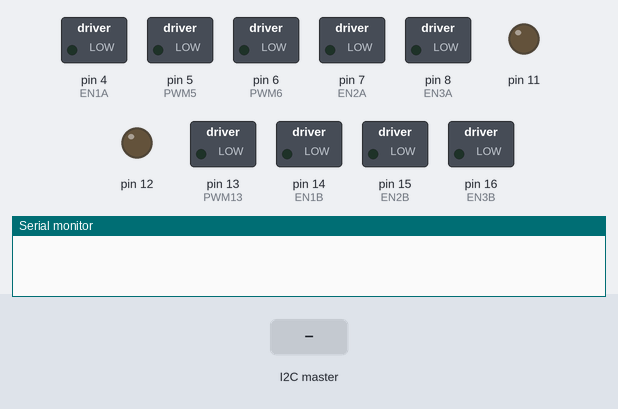
The sketch below on a simulated Arduino Mega 2560, built with avr-gcc and run on an emulated ATmega2560. Shown: switched loads named in the sketch (green lamp = pin HIGH), output pins drawn as LEDs (lit = HIGH), the last lines printed to the serial monitor. The test bench sets the inputs (shaded band).

Above: at 0.1 s.
At 3.29 s:
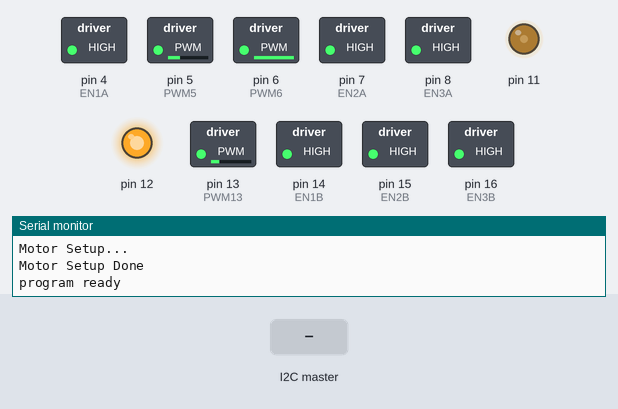
3.3 s: the I2C master sends the byte 1
At 4.51 s:
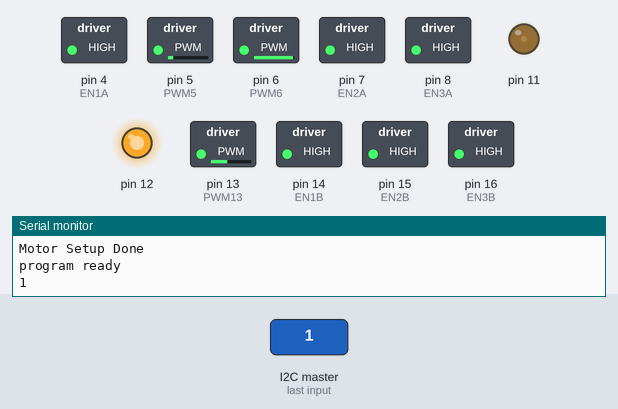
Timing chart, 0 to 21.3 s (numbered marks = the images above; inputs shaded):
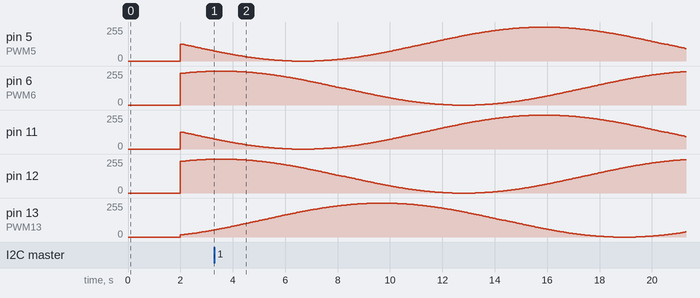

The sketch:

motionCamera.ino
```cpp
#include "motionCamera.h"

MotionCamera MotionCamera_inst;

void setup()
{
  MotionCamera_inst.setup();
}

void loop()
{
  MotionCamera_inst.process();
}
```

motionCamera.cpp
```cpp
#include <Arduino.h>
#include <Wire.h>
#include <math.h>
#include "motionCamera.h"

MotorControl motor_ctrl_;

int i2c_buf_[4];
int i2c_pos_ = 0;
int reg_pitch_move_f_ = 0;
int reg_pitch_move_b_ = 0;
int reg_pitch_move_s_ = 0;
int reg_roll_move_f_ = 0;
int reg_roll_move_b_ = 0;
int reg_roll_move_s_ = 0;

void receiveEvent(int howMany) {
  i2c_pos_ = 0;
  while (Wire.available() > 0) {
    i2c_buf_[i2c_pos_] = Wire.read();
    Serial.println(i2c_buf_[i2c_pos_]);
    i2c_pos_++;
  }
  delay(100);
}

/*
// function that executes whenever data is requested by master
// this function is registered as an event, see setup()
byte y = 0;
void requestEvent() {
  Wire.write("okok"); // respond with message of 6 bytes // as expected by master
  Wire.write(y);
  Wire.write("\n");
  y = (y+1)%10;
}
*/

MotionCamera::MotionCamera(){
}

MotionCamera::~MotionCamera(){
}

void MotionCamera::setup(){
  Wire.begin(8);                // join i2c bus with address #8
  TWBR = 12;          // 400 kbit/sec I2C speed
  //Wire.onRequest(requestEvent); // register event
  Wire.onReceive(receiveEvent);

  Serial.begin(115200);
  Serial1.begin(9600);
  delay(2000);  // wait till serial ready

  motor_ctrl_.setup();
}

void MotionCamera::process(){
  float new_pitch, new_roll;
  Serial.println("program ready");

  int pid_test = 0;
  int test_debug = 0;
  while (1){
    if (Serial1.available()) {
      int x = Serial1.read();
      Serial.println(x);
    }

    motor_ctrl_.test_loop();
#if 0
    delay(100);
    if (i2c_pos_ >= 4){
      if (i2c_buf_[0] == 0){   // only deal with write now
        switch(i2c_buf_[1]){
          case REG_PITCH_MOVE_F:
            reg_pitch_move_f_ = (i2c_buf_[2]<<8) | i2c_buf_[3];
            break;
          case REG_PITCH_MOVE_B:
            reg_pitch_move_b_ = (i2c_buf_[2]<<8) | i2c_buf_[3];
            break;
          case REG_PITCH_MOVE_S:
            reg_pitch_move_s_ = (i2c_buf_[2]<<8) | i2c_buf_[3];
            break;
          case REG_ROLL_MOVE_F:
            reg_roll_move_f_ = (i2c_buf_[2]<<8) | i2c_buf_[3];
            break;
          case REG_ROLL_MOVE_B:
            reg_roll_move_b_ = (i2c_buf_[2]<<8) | i2c_buf_[3];
            break;
          case REG_ROLL_MOVE_S:
            reg_roll_move_s_ = (i2c_buf_[2]<<8) | i2c_buf_[3];
            break;
          default:
            break;
        }
      }
    }
    i2c_pos_ = 0;

    if (reg_pitch_move_f_){
      Serial.println("reg_pitch_move_f_ ");
      for (int i=0; i<5; i++){
        motor_ctrl_.stepMove(motor_ctrl_.MOTORID_A, motor_ctrl_.DIRECTION_FORWARD);
      }
      reg_pitch_move_f_ = 0;
    }
    else if (reg_pitch_move_b_){
      Serial.println("reg_pitch_move_b_");
      for (int i=0; i<5; i++){
        motor_ctrl_.stepMove(motor_ctrl_.MOTORID_A, motor_ctrl_.DIRECTION_BACKWARD);
      }
      reg_pitch_move_b_ = 0;
    }
    else if (reg_pitch_move_s_){
      Serial.println("reg_pitch_move_s_");
      reg_pitch_move_f_ = 0;
      reg_pitch_move_b_ = 0;
      reg_pitch_move_s_ = 0;
    }
    else if (reg_roll_move_f_){
      Serial.println("reg_roll_move_f_");
      for (int i=0; i<5; i++){
        motor_ctrl_.stepMove(motor_ctrl_.MOTORID_A, motor_ctrl_.DIRECTION_FORWARD);
      }
      else{
        reg_roll_move_f_ = 0;
      }
    }
    else if (reg_roll_move_b_){
      Serial.println("reg_roll_move_b_");
      for (int i=0; i<5; i++){
        motor_ctrl_.stepMove(motor_ctrl_.MOTORID_A, motor_ctrl_.DIRECTION_BACKWARD);
      }
      else{
        reg_roll_move_b_ = 0;
      }
    }
    else if (reg_roll_move_s_){
      Serial.println("reg_roll_move_s_");
      reg_roll_move_f_ = 0;
      reg_roll_move_b_ = 0;
      reg_roll_move_s_ = 0;
    }
#endif
  }
}
```

motionCamera.h
```cpp
#ifndef MOTION_CAMERA_H_

#include "motorControl.h"

#define REG_PITCH_MOVE_F     0
#define REG_PITCH_MOVE_B     1
#define REG_PITCH_MOVE_S     2
#define REG_ROLL_MOVE_F      3
#define REG_ROLL_MOVE_B      4
#define REG_ROLL_MOVE_S      5

class MotionCamera{
public:
  MotionCamera();
  virtual ~MotionCamera();
  void setup();
  void process();

protected:

private:

};

#endif  // MOTION_CAMERA_H_
```

motorControl.cpp
```cpp
#include <Arduino.h>
#include "motorControl.h"
#include "SPWM_SVPWM_Lookup_Table.h"

int currentStepA;
int currentStepB;
int currentStepC;
int potVal = 0;
int sineArraySize;
int increment = 0;
boolean direct = 1; // direction true=forward, false=backward

MotorControl::MotorControl(){
}

MotorControl::~MotorControl(){
}

void MotorControl::setup(){
  if (SerialDebug){
    Serial.println("Motor Setup...");
  }

#if 1
  TCCR1A = 1; // TCCR1A configuration: 00-Channel A disabled D9, 00-Channel B disabled D10, 00-Channel C disabled D11, 01-Fast PWM 8 bit (pg 131)
  TCCR1B = 0x09; // TCCR1B configuration: Clock mode and Fast PWM 8 bit (pg 133) & 62500 Hz frequency.....greater than audible sound
  TCCR1C = 0;  // TCCR1C configuration
  DDRB |= 0b11100000; // Set D9, D10 and D11 as output
  TCCR1A |= 0b10101000; // Activate D9, D10 and D11 PWM

  TCCR3B = TCCR3B & 0b11111001; // Configure D5 use PWM with 32kHz.....greater than audible sound

  TCCR4B = TCCR4B & 0b11111001; // Configure D6 and D13 to use PWM with 32kHz.....greater than audible sound

  pinMode(PWM5, OUTPUT);
  pinMode(PWM6, OUTPUT);
  pinMode(PWM13, OUTPUT);

  pinMode(EN1A, OUTPUT);
  pinMode(EN2A, OUTPUT);
  pinMode(EN3A, OUTPUT);

  digitalWrite(EN1A, HIGH);
  digitalWrite(EN2A, HIGH);
  digitalWrite(EN3A, HIGH);

  pinMode(EN1B, OUTPUT);
  pinMode(EN2B, OUTPUT);
  pinMode(EN3B, OUTPUT);

  digitalWrite(EN1B, HIGH);
  digitalWrite(EN2B, HIGH);
  digitalWrite(EN3B, HIGH);

  float phaseShift = FULL_CIRCLE_DEGREE / 3.0;         // Find phase shift and initial A, B C phase values
  currentStepA_[MOTORID_A] = 0.0;
  currentStepB_[MOTORID_A] = currentStepA_[0] + phaseShift;
  currentStepC_[MOTORID_A] = currentStepB_[0] + phaseShift;
  currentStepA_[MOTORID_B] = 0.0;
  currentStepB_[MOTORID_B] = currentStepA_[0] + phaseShift;
  currentStepC_[MOTORID_B] = currentStepB_[0] + phaseShift;

/*
  sineArraySize = sizeof(pwmSin)/sizeof(int); // Find lookup table size
  int phaseShift = sineArraySize / 3;         // Find phase shift and initial A, B C phase values
  currentStepA = 0;
  currentStepB = currentStepA + phaseShift;
  currentStepC = currentStepB + phaseShift;
*/

  sineArraySize--; // Convert from array Size to last PWM array number
#else
  TCCR1A = 1; // TCCR1A configuration: 00-Channel A disabled D9, 00-Channel B disabled D10, 00-Channel C disabled D11, 01-Fast PWM 8 bit (pg 131)
  TCCR1B = 0x09; // TCCR1B configuration: Clock mode and Fast PWM 8 bit (pg 133) & 62500 Hz frequency.....greater than audible sound
  TCCR1C = 0;  // TCCR1C configuration
  DDRB |= 0b11100000; // Set D9, D10 and D11 as output
  TCCR1A |= 0b10101000; // Activate D9, D10 and D11 PWM

  TCCR3B = TCCR3B & 0b11111001; // Configure D5 use PWM with 32kHz.....greater than audible sound

  TCCR4B = TCCR4B & 0b11111001; // Configure D6 and D13 to use PWM with 32kHz.....greater than audible sound

  pinMode(PWM5, OUTPUT);
  pinMode(PWM6, OUTPUT);
  pinMode(PWM13, OUTPUT);

  pinMode(EN1A, OUTPUT);
  pinMode(EN2A, OUTPUT);
  pinMode(EN3A, OUTPUT);

  digitalWrite(EN1A, HIGH);
  digitalWrite(EN2A, HIGH);
  digitalWrite(EN3A, HIGH);

  pinMode(EN1B, OUTPUT);
  pinMode(EN2B, OUTPUT);
  pinMode(EN3B, OUTPUT);

  digitalWrite(EN1B, HIGH);
  digitalWrite(EN2B, HIGH);
  digitalWrite(EN3B, HIGH);

  sineArraySize = sizeof(pwmSin)/sizeof(int); // Find lookup table size
  int phaseShift = sineArraySize / 3;         // Find phase shift and initial A, B C phase values
  currentStepA = 0;
  currentStepB = currentStepA + phaseShift;
  currentStepC = currentStepB + phaseShift;

  sineArraySize--; // Convert from array Size to last PWM array number
#endif

  if (SerialDebug){
    Serial.println("Motor Setup Done");
  }
}

void MotorControl::set_DigitalPin(bool enable){
  if (enable){
    digitalWrite(EN1A, HIGH);
    digitalWrite(EN2A, HIGH);
    digitalWrite(EN3A, HIGH);
    //
    digitalWrite(EN1B, HIGH);
    digitalWrite(EN2B, HIGH);
    digitalWrite(EN3B, HIGH);
  }
  else{
    digitalWrite(EN1A, LOW);
    digitalWrite(EN2A, LOW);
    digitalWrite(EN3A, LOW);
    //
    digitalWrite(EN1B, LOW);
    digitalWrite(EN2B, LOW);
    digitalWrite(EN3B, LOW);
  }
}

void MotorControl::moveDelay(){
  // Control speed using Potentiometer - only for testing
/*
  potVal_ = analogRead(potPin);
  potVal_ = map(potVal_, 0, 1023, 0, 10);
  delay(potVal_);
*/
}

void MotorControl::stepMove(int motor_id, int direction){
  if (direction == DIRECTION_FORWARD){
    angle_inc_ = 1;
  }
  else if (direction == DIRECTION_BACKWARD){
    angle_inc_ = -1;
  }

  if (motor_id == MOTORID_A){
    // For L6234A
    PWM9 = (int)(AMPLITUDE*sin(currentStepA_[motor_id]/RADIUS_TO_DEGREE)/2.0 + 127.0);
    PWM10 = (int)(AMPLITUDE*sin(currentStepB_[motor_id]/RADIUS_TO_DEGREE)/2.0 + 127.0);
    PWM11 = (int)(AMPLITUDE*sin(currentStepC_[motor_id]/RADIUS_TO_DEGREE)/2.0 + 127.0);
  }
  else if (motor_id == MOTORID_B){
    // For L6234B
    analogWrite(PWM5, (int)(AMPLITUDE*sin(currentStepA_[motor_id]/RADIUS_TO_DEGREE)/2.0 + 127.0));
    analogWrite(PWM6, (int)(AMPLITUDE*sin(currentStepB_[motor_id]/RADIUS_TO_DEGREE)/2.0 + 127.0));
    analogWrite(PWM13, (int)(AMPLITUDE*sin(currentStepC_[motor_id]/RADIUS_TO_DEGREE)/2.0 + 127.0));
  }

  currentStepA_[motor_id] = currentStepA_[motor_id] + angle_inc_;
  currentStepB_[motor_id] = currentStepB_[motor_id] + angle_inc_;
  currentStepC_[motor_id] = currentStepC_[motor_id] + angle_inc_;

  //Check for lookup table overflow and return to opposite end if necessary
  if(currentStepA_[motor_id] >= FULL_CIRCLE_DEGREE)  currentStepA_[motor_id] = 0;
  if(currentStepA_[motor_id] < 0)  currentStepA_[motor_id] = FULL_CIRCLE_DEGREE;

  if(currentStepB_[motor_id] >= FULL_CIRCLE_DEGREE)  currentStepB_[motor_id] = 0;
  if(currentStepB_[motor_id] < 0)  currentStepB_[motor_id] = FULL_CIRCLE_DEGREE;

  if(currentStepC_[motor_id] >= FULL_CIRCLE_DEGREE)  currentStepC_[motor_id] = 0;
  if(currentStepC_[motor_id] < 0) currentStepC_[motor_id] = FULL_CIRCLE_DEGREE;

  if (0){
  //if (SerialDebug){
    Serial.print("motor_id: "); Serial.println(motor_id);
    Serial.print("stepA: "); Serial.println((int)(AMPLITUDE*sin(currentStepA_[motor_id]/RADIUS_TO_DEGREE)/2.0 + 127.0));
    Serial.print("stepB: "); Serial.println((int)(AMPLITUDE*sin(currentStepB_[motor_id]/RADIUS_TO_DEGREE)/2.0 + 127.0));
    Serial.print("stepC: "); Serial.println((int)(AMPLITUDE*sin(currentStepC_[motor_id]/RADIUS_TO_DEGREE)/2.0 + 127.0));
  }

  moveDelay();
}

float MotorControl::get_angle_inc_(){
  return angle_inc_;
}

void MotorControl::test_loop() {
#if 0
  // For L6234A
  PWM9 = pwmSin[currentStepA];
  PWM10 = pwmSin[currentStepB];
  PWM11 = pwmSin[currentStepC];

  // For L6234B
  analogWrite(PWM5, pwmSin[currentStepA]);
  analogWrite(PWM6, pwmSin[currentStepB]);
  analogWrite(PWM13, pwmSin[currentStepC]);

  if (direct==true) increment = 1;
  else increment = -1;

  currentStepA = currentStepA + increment;
  currentStepB = currentStepB + increment;
  currentStepC = currentStepC + increment;

  //Check for lookup table overflow and return to opposite end if necessary
  if(currentStepA > sineArraySize)  currentStepA = 0;
  if(currentStepA < 0)  currentStepA = sineArraySize;

  if(currentStepB > sineArraySize)  currentStepB = 0;
  if(currentStepB < 0)  currentStepB = sineArraySize;

  if(currentStepC > sineArraySize)  currentStepC = 0;
  if(currentStepC < 0) currentStepC = sineArraySize;
#else
  stepMove(MOTORID_A, DIRECTION_BACKWARD);
  stepMove(MOTORID_B, DIRECTION_BACKWARD);
#endif
  delay(50);
}
```

motorControl.h
```cpp
#ifndef MOTOR_CONTROL_H_

#include "pinMapping.h"

// analogWrite() function configures PWM11 with Timer0. However, Timer0 is also used for
// time keeping functions like millis(), delay() etc., therefore changing Timer0 settings will
// change these functions, rendering them unusable as original. PWM11 internally can also
// be configured using Timer1, along with PWM9 and PWM10. PWM values will then be written directly
// to their respective OCRnA/B/C registers. Therefore, this sketch does that below.
// Refer: http://r6500.blogspot.ca/2014/12/fast-pwm-on-arduino-leonardo.html

// Same can be done for PWM5, PWM6 and PWM13. However, to use them to drive one motor,
// their frequency need to be the same and since they are configured using timers that use
// different master clocks, it is not convenient. Using analogWrite() function however allows them
// to have have same frequency, therefore, this sketch uses it.

// After setting the Timers, PWM values are derived by sinusoidal pulse width modulation (SPWM)
// and space vector pulse width modulation (SVPWM). Either can be used.
// Refer: http://www.berryjam.eu/2015/04/driving-bldc-gimbals-at-super-slow-speeds-with-arduino/

#define AMPLITUDE    255.0

class MotorControl
{
public:
  enum MOTORID {
    MOTORID_A = 0,
    MOTORID_B,
  };

  enum DIRECTION {
    DIRECTION_FORWARD = 0,
    DIRECTION_BACKWARD,
  };

  MotorControl();
  virtual ~MotorControl();

  void setup();
  void stepMove(int motor_id, int direction);

  float get_angle_inc_();
  void set_DigitalPin(bool enable);

  void test_loop();

protected:
  void moveDelay();

private:
  // [0] - A, [1] - B
  float currentStepA_[2];
  float currentStepB_[2];
  float currentStepC_[2];

  int potVal_ = 0;     // variable to store the value coming from the potentiometer
  int sineArraySize_;

  float angle_inc_;
};

#endif  // MOTOR_CONTROL_H_
```

pinMapping.h
```cpp
#ifndef PIN_MAPPING_H_

#define SerialDebug true  // Set to true to get Serial output for debugging

#define FULL_CIRCLE_DEGREE    360.0
#define RADIUS_TO_DEGREE      57.296  //57.296 = 1 / (3.142 / 180) The Arduino asin function is in radians
#define RADIUS_TO_DEGREE_NEG  -57.296  //57.296 = 1 / (3.142 / 180) The Arduino asin function is in radians

#define LED 17

// Direct PWM change variables
#define PWM9    OCR1A // Uses Timer 1, D9 - To IN1 of L6234A
#define PWM10   OCR1B // Uses Timer 1, D10 - To IN2 of L6234A
#define PWM11   OCR1C // Uses Timer 1, D11 - To IN3 of L6234A

#define PWM5     5 // Uses Timer 3, D5 - To IN1 of L6234B
#define PWM6     6 // Uses Timer 4, D6 - To IN2 of L6234B
#define PWM13    13 // Uses Timer 4, D13 - To IN3 of L6234B

#define EN1A     4 // D4 - To EN1 of L6234A
#define EN2A     7 // D7 - To EN2 of L6234A
#define EN3A     8 // D8 - To EN3 of L6234A

#define EN1B     14 // D14 - To EN1 of L6234B
#define EN2B     15 // D15 - To EN2 of L6234B
#define EN3B     16 // D16 - To EN3 of L6234B

#define potPin  A0 // select the input pin for the potentiometer, D18

#endif  // PIN_MAPPING_H_
```

Source omitted: _Lookup_Table.h (data table, 5876 bytes)
